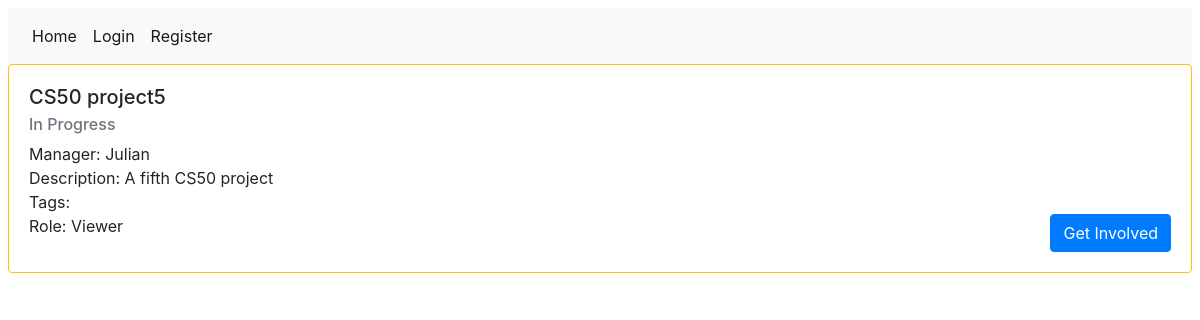
The page /projects/manage/9/ on the database as committed earlier.
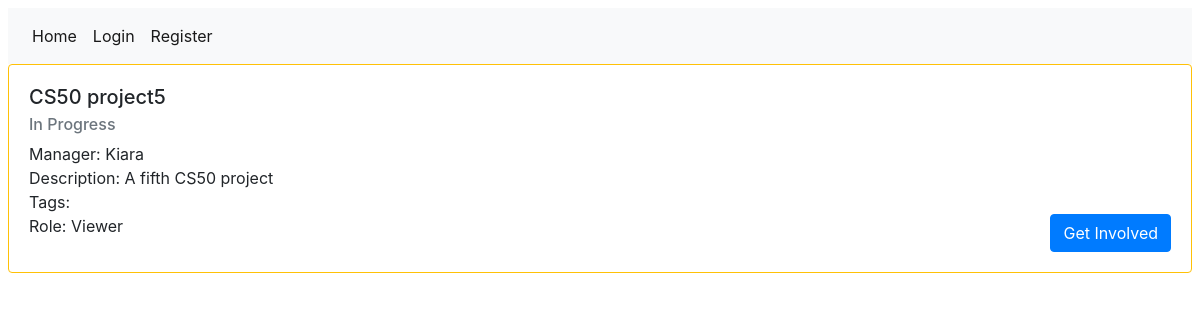
The same page on the database as committed later.
### users/models.py (models this page shows, shortened)
class Project(models.Model):
    name = models.CharField(max_length=64)
    manager = models.ForeignKey(User, on_delete=models.PROTECT, related_name='manager')
    status = models.ForeignKey('Status', on_delete=models.PROTECT,)
    contributors = models.ManyToManyField(User, related_name='contributor', blank=True,)
    description = models.TextField()
    tags = models.ManyToManyField(Tag, blank=True,)

class Status(models.Model):
    status = models.CharField(max_length=64)
    cardClass = models.ForeignKey('CardClass', on_delete=models.CASCADE)
    def __str__(self):
        return f"{self.status}"

### projects/views.py (the view)
# urls.py: path("manage/<int:project_id>/", views.manage_project_view, name="manage_project"),
def manage_project_view(request, project_id):
    project = Project.objects.get(pk = project_id)
    if not request.user.is_authenticated:
        base = "users/base.html"
    else:
        base ="projects/base.html"
    if project.manager == request.user:
        data = {'name': project.name,
                'description': project.description,
                'status': project.status,
                'contributors': project.contributors.all(),
                'tags': project.tags.all()}
        form = CreateProjectForm(initial=data)
        context = {'form': form,
                   'project': project,
                   'base': base}
        return render(request, "projects/project_manager.html", context)
    elif project.contributors.filter(id = request.user.id).count() != 0:
        role = "Contributor"
    else:
        role = "Viewer"
    context = {
        "project": project,
        "role": role,
        'base': base
    }
    return render(request, "projects/project.html", context)

### projects/templates/projects/project.html (shortened to what this page needs)
{% extends base %}
{% block body %}
<div class="{{project.status.cardClass.cardClass}}">
  <div class="card-body">
      <h5 class = "card-title"> {{project.name}}</h5>
      <h6 class="card-subtitle mb-2 text-muted">{{project.status}}</h6>
      Manager: {{project.manager}} <br>
      Description: {{project.description}} <br>
      Tags: {% for tag in project.tags.all %}{{tag}}{% endfor %}<br>
      Role: {{role}}
      {% if role == "Viewer" %}
        <a href="{% url 'projects:request' project.id %}" class="float-right btn btn-primary">Get Involved</a>
      {% endif %}
  </div>
</div>
{% endblock %}

Rows that differ between the two databases and show on the page:
changed Project "CS50 project5": manager "Julian" → "Kiara"
